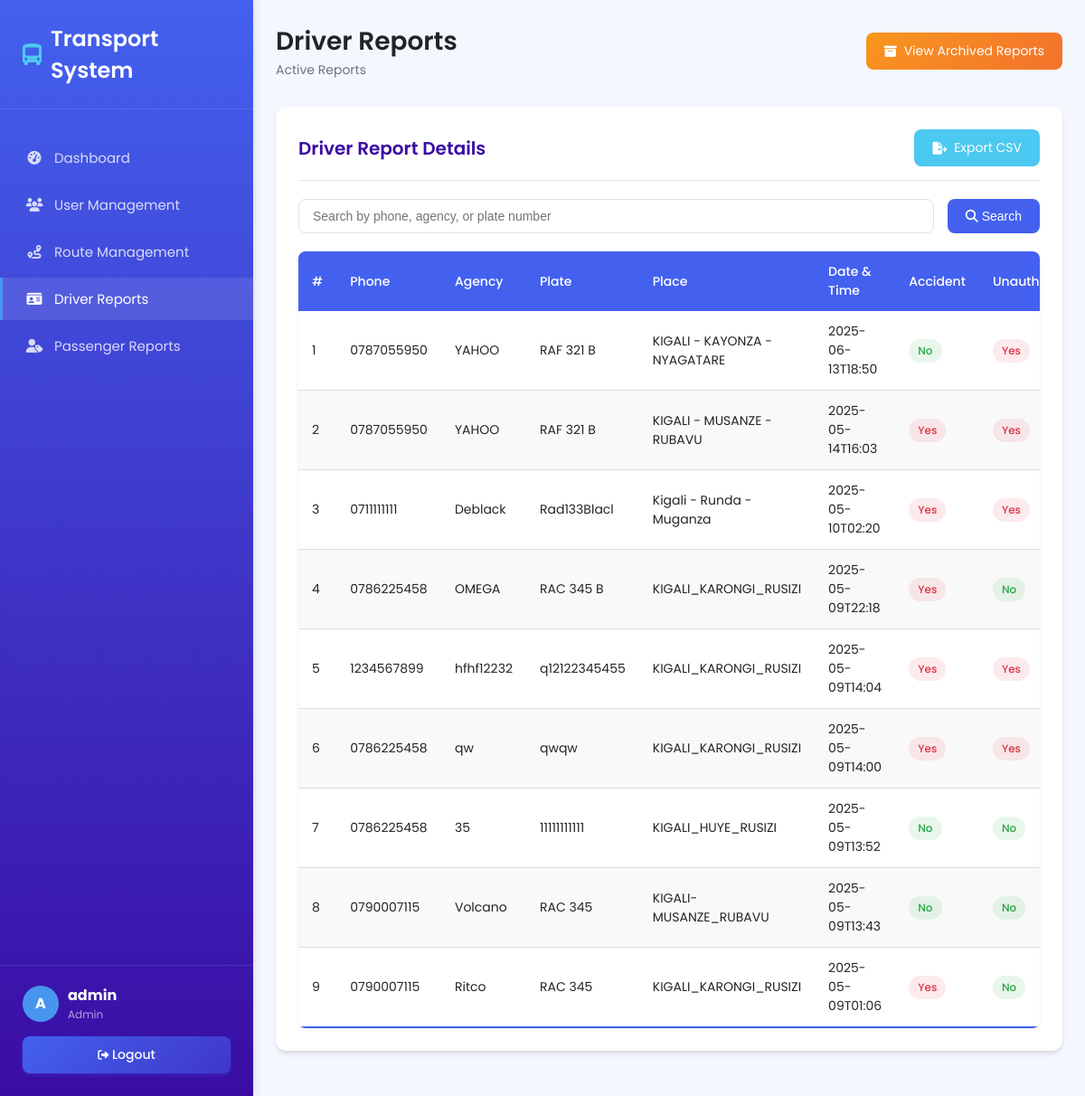
Screenshot of /Dashboard/driverdetails.php (signed in) with the database file from the repository.
### tables this page shows
CREATE TABLE `driver_report` (
  `id` int(20) NOT NULL,
  `phone` varchar(50) NOT NULL,
  `agency` varchar(50) NOT NULL,
  `plate` varchar(50) NOT NULL,
  `place` varchar(50) NOT NULL,
  `datetime` varchar(80) NOT NULL,
  `permit` varchar(79) NOT NULL,
  `latitude` varchar(59) NOT NULL,
  `longitude` varchar(50) NOT NULL,
  `accident` varchar(55) NOT NULL,
  `unauthorized` varchar(55) NOT NULL,
  `description` text NOT NULL,
  `archived` tinyint(1) DEFAULT 0
);

### Dashboard/driverdetails.php (the view, shortened to what this page needs)
<?php
include '../conn.php';
$isArchived = isset($_GET['archived']) && $_GET['archived'] == 1;
$sql = "SELECT * FROM driver_report WHERE archived = " . ($isArchived ? 1 : 0) . " ORDER BY datetime DESC";
$result = mysqli_query($conn, $sql);
?>
<!DOCTYPE html>
<html lang="en">
<head>
  <link rel="stylesheet" href="https://cdnjs.cloudflare.com/ajax/libs/font-awesome/6.4.0/css/all.min.css">
</head>
<body>
  <div class="dashboard-layout">
    <div class="sidebar">
      <div class="brand">
        <h2><i class="fas fa-bus-alt brand-icon"></i> Transport System</h2>
      </div>
      <nav>
        <a href="dash.php"><i class="fas fa-tachometer-alt"></i> Dashboard</a>
        <a href="userdetails.php"><i class="fas fa-users"></i> User Management</a>
        <a href="routes.php"><i class="fas fa-route"></i> Route Management</a>
        <a href="driverdetails.php" class="active"><i class="fas fa-id-card"></i> Driver Reports</a>
        <a href="passengerdetails.php"><i class="fas fa-user-tag"></i> Passenger Reports</a>
      </nav>
      <div class="sidebar-footer">
        <div class="user-profile">
          <div class="user-avatar">
            <?php echo strtoupper(substr($_SESSION['username'], 0, 1)); ?>
          </div>
          <div class="user-info">
            <strong><?php echo htmlspecialchars($_SESSION['username']); ?></strong>
            <small>Admin</small>
          </div>
        </div>
        <a href="logout.php" class="btn" style="display: block; text-align: center; margin-top: 15px;">
          <i class="fas fa-sign-out-alt"></i> Logout
        </a>
      </div>
    </div>
    <div class="main-content">
      <div class="page-header">
        <div class="page-title">
          <h1>Driver Reports</h1>
          <p><?php echo $isArchived ? 'Archived Reports' : 'Active Reports'; ?></p>
        </div>
        <div class="header-actions">
          <a href="?archived=<?php echo $isArchived ? 0 : 1; ?>" class="toggle-btn">
            <i class="fas fa-<?php echo $isArchived ? 'eye' : 'archive'; ?>"></i>
            <?php echo $isArchived ? 'View Active Reports' : 'View Archived Reports'; ?>
          </a>
        </div>
      </div>
      <div class="card">
        <div class="card-header">
          <h2 class="card-title">Driver Report Details</h2>
          <div class="card-actions">
            <a href="?download_csv=1" class="export-btn">
              <i class="fas fa-file-export"></i> Export CSV
            </a>
          </div>
        </div>
        <form method="GET" class="filter-controls">
          <input type="text" class="search-input" name="search"
                 placeholder="Search by phone, agency, or plate number"
                 value="<?php echo isset($_GET['search']) ? htmlspecialchars($_GET['search']) : ''; ?>">
          <button type="submit" class="filter-btn">
            <i class="fas fa-search"></i> Search
          </button>
        </form>
        <?php if (mysqli_num_rows($result) > 0): ?>
          <div class="table-responsive">
            <table class="data-table">
              <thead>
                <tr>
                  <th>#</th>
                  <th>Phone</th>
                  <th>Agency</th>
                  <th>Plate</th>
                  <th>Place</th>
                  <th>Date & Time</th>
                  <th>Accident</th>
                  <th>Unauthorized</th>
                </tr>
              </thead>
              <tbody>
                <?php $counter = 1; ?>
                <?php while ($row = mysqli_fetch_assoc($result)): ?>
                  <tr>
                    <td><?php echo $counter++; ?></td>
                    <td><?php echo htmlspecialchars($row['phone']); ?></td>
                    <td><?php echo htmlspecialchars($row['agency']); ?></td>
                    <td><?php echo htmlspecialchars($row['plate']); ?></td>
                    <td><?php echo htmlspecialchars($row['place']); ?></td>
                    <td><?php echo htmlspecialchars($row['datetime']); ?></td>
                    <td>
                      <span class="badge badge-<?php echo $row['accident'] ? 'yes' : 'no'; ?>">
                        <?php echo $row['accident'] ? 'Yes' : 'No'; ?>
                      </span>
                    </td>
                    <td>
                      <span class="badge badge-<?php echo $row['unauthorized'] ? 'yes' : 'no'; ?>">
                        <?php echo $row['unauthorized'] ? 'Yes' : 'No'; ?>
                      </span>
                    </td>
                  </tr>
                <?php endwhile; ?>
              </tbody>
            </table>
          </div>
        <?php endif; ?>
      </div>
    </div>
  </div>
</body>
</html>

### rows the page displays
driver_report: phone "0787055950", agency "YAHOO", plate "RAF 321 B", place "KIGALI - KAYONZA - NYAGATARE", datetime "2025-06-13T18:50", accident "No", unauthorized "Yes"
driver_report: phone "0787055950", agency "YAHOO", plate "RAF 321 B", place "KIGALI - MUSANZE - RUBAVU", datetime "2025-05-14T16:03", accident "Yes", unauthorized "Yes"
driver_report: phone "0711111111", agency "Deblack", plate "Rad133Blacl", place "Kigali - Runda - Muganza", datetime "2025-05-10T02:20", accident "Yes", unauthorized "Yes"
driver_report: phone "0786225458", agency "OMEGA", plate "RAC 345 B", place "KIGALI_KARONGI_RUSIZI", datetime "2025-05-09T22:18", accident "Yes", unauthorized "No"
driver_report: phone "1234567899", agency "hfhf12232", plate "q12122345455", place "KIGALI_KARONGI_RUSIZI", datetime "2025-05-09T14:04", accident "Yes", unauthorized "Yes"
driver_report: phone "0786225458", agency "qw", plate "qwqw", place "KIGALI_KARONGI_RUSIZI", datetime "2025-05-09T14:00", accident "Yes", unauthorized "Yes"
driver_report: phone "0786225458", agency "35", plate "11111111111", place "KIGALI_HUYE_RUSIZI", datetime "2025-05-09T13:52", accident "No", unauthorized "No"
driver_report: phone "0790007115", agency "Volcano", plate "RAC 345", place "KIGALI-MUSANZE_RUBAVU", datetime "2025-05-09T13:43", accident "No", unauthorized "No"
driver_report: phone "0790007115", agency "Ritco", plate "RAC 345", place "KIGALI_KARONGI_RUSIZI", datetime "2025-05-09T01:06", accident "Yes", unauthorized "No"

### other values shown
substr($_SESSION['username'], 0, 1) "A"
$_SESSION['username'] "admin"
